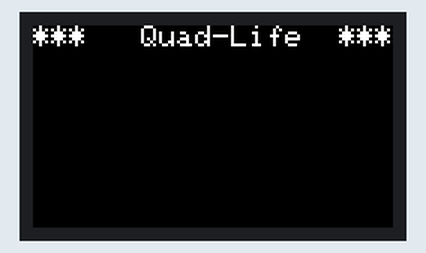
A sketch run on a simulated ESP32. Parts: 240×135 colour display. Random numbers use the default seed unless the sketch sets one.

Above: at 0.2 s.
At 0.7 s:
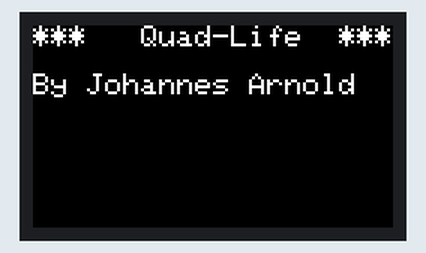
At 1.2 s:
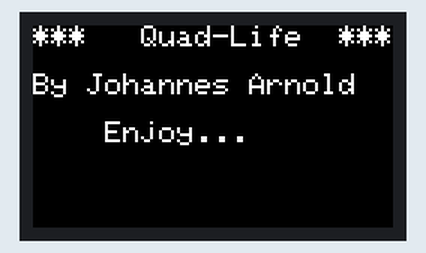
At 2.7 s:
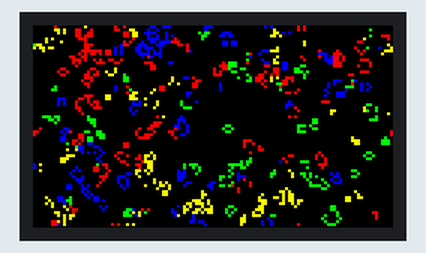
At 21.63 s:
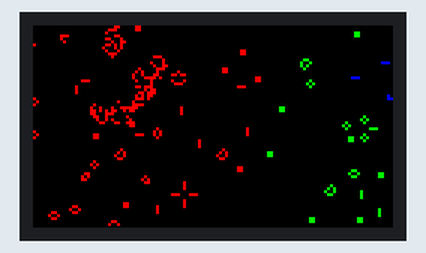
At 39.74 s:
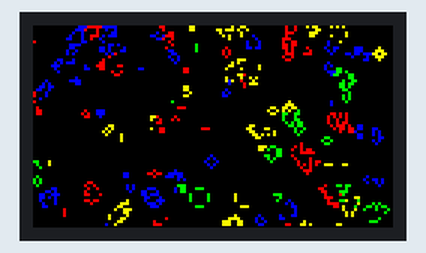

The sketch:

main.ino
```cpp
// Hardware-specific library
#include <Arduino.h>
#include <SPI.h>
#include <TFT_eSPI.h>

// Invoke custom library
TFT_eSPI tft = TFT_eSPI();

// Size of our cells
#define CELLXY 2

// Resolution of our display
#define SCREENX 240
#define SCREENY 135

// Compute the needed size of our grid
#define GRIDX SCREENX / CELLXY
#define GRIDY SCREENY / CELLXY

// Target: 60 FPS
#define GEN_DELAY (1000 / 60)

// Maximum number of generations before resetting
#define NUMGEN 2048

// Set up our types of cell
typedef enum { DEAD, RED, GREEN, BLUE, YELLOW } cell;

// Keep track of the generations
uint16_t genCount = 0;

// Current grid
cell grid[GRIDX][GRIDY];

// The new grid for the next generation
cell newgrid[GRIDX][GRIDY];

void setup() {
  // Set up the display
  tft.init();
  tft.setRotation(3);
  tft.fillScreen(TFT_BLACK);
  tft.setTextSize(2);
  tft.setTextColor(TFT_WHITE);
  tft.setCursor(0, 0);
  tft.println(F("***   Quad-Life  ***\n"));
  delay(500);
  tft.println(F("By Johannes Arnold\n"));
  delay(500);
  tft.println(F("    Enjoy..."));
  delay(1000);
}

void loop() {
  tft.fillScreen(TFT_BLACK);

  initGrid();
  drawGrid();
  delay(GEN_DELAY);

  for (uint16_t gen = 0; gen < NUMGEN; gen++) {
    computeCA();
    drawGrid();
    delay(GEN_DELAY);
    // copy the grid
    for (uint16_t x = 0; x < GRIDX; x++) {
      for (uint16_t y = 0; y < GRIDY; y++) {
        grid[x][y] = newgrid[x][y];
      }
    }
  }
}

// Draws only changes in grid on display
void drawGrid(void) {
  uint16_t color = TFT_BLACK;
  for (uint16_t x = 0; x < GRIDX; x++) {
    for (uint16_t y = 0; y < GRIDY; y++) {
      if (grid[x][y] != newgrid[x][y]) {
        switch (newgrid[x][y]) {
        case DEAD:
          color = TFT_BLACK;
          break;
        case RED:
          color = TFT_RED;
          break;
        case GREEN:
          color = TFT_GREEN;
          break;
        case BLUE:
          color = TFT_BLUE;
          break;
        case YELLOW:
          color = TFT_YELLOW;
          break;
        }
        tft.fillRect(CELLXY * x, CELLXY * y, CELLXY, CELLXY, color);
      }
    }
  }
}

// Initialise Grid
void initGrid(void) {
  for (uint16_t x = 0; x < GRIDX; x++) {
    for (uint16_t y = 0; y < GRIDY; y++) {
      // empty new grid
      newgrid[x][y] = DEAD;
      // 1-in-3 chance to turn a spot on
      if (random(3) == 1)
        grid[x][y] = cell(random(1, 5));
      else
        grid[x][y] = DEAD;
    }
  }
}

// Compute the CA. Basically everything related to CA starts here
void computeCA() {
  for (uint16_t x = 0; x < GRIDX; x++) {
    for (uint16_t y = 0; y < GRIDY; y++) {
      int neighbors = getNumberOfNeighbors(x, y);
      if (grid[x][y] != DEAD && (neighbors == 2 || neighbors == 3)) {
        // Rule 2: Any live cell with two or three live neighbours lives on to
        // the next generation.
        newgrid[x][y] = computeAvg(x, y);
      } else if (grid[x][y] != DEAD) {
        // Rule 1: Any live cell with fewer than two live neighbours dies, as if
        // by underpopulation. Rule 3: Any live cell with more than three live
        // neighbours dies, as if by overpopulation.
        newgrid[x][y] = DEAD;
      }
      if (grid[x][y] == DEAD && (neighbors == 3)) {
        // Rule 4: Any dead cell with exactly three live neighbours becomes a
        // live cell, as if by reproduction.
        newgrid[x][y] = computeAvg(x, y);
      } else if (grid[x][y] == DEAD)
        newgrid[x][y] = DEAD;
    }
  }
}

// Check the Moore neighborhood
int getNumberOfNeighbors(int x, int y) {
  return existsAt(x - 1, y) + existsAt(x - 1, y - 1) + existsAt(x, y - 1) +
         existsAt(x + 1, y - 1) + existsAt(x + 1, y) + existsAt(x + 1, y + 1) +
         existsAt(x, y + 1) + existsAt(x - 1, y + 1);
}

int existsAt(int x, int y) {
  /* Typically, we would wrap the grid using modulos, however in this case,
   * cells wrap automatically. */
  // int r = (x + GRIDX) % GRIDX;
  // int c = (y + GRIDY) % GRIDY;

  return (grid[x][y] != DEAD);
}

// Compute the color of a newly born cell
cell computeAvg(int x, int y) {
  /* Count, and if we know one has the majority, return immediately. Otherwise
   * keep the result and move on */
  int reds = countCells(x, y, RED);
  if (reds > 1)
    return RED;
  int greens = countCells(x, y, GREEN);
  if (greens > 1)
    return GREEN;
  int blues = countCells(x, y, BLUE);
  if (blues > 1)
    return BLUE;
  int yellows = countCells(x, y, YELLOW);
  if (yellows > 1)
    return YELLOW;

  // If all 3 parents are different, spawn the fourth color
  if (greens && blues && yellows)
    return RED;
  if (blues && yellows && reds)
    return GREEN;
  if (greens && reds && yellows)
    return BLUE;
  if (reds && greens && blues)
    return YELLOW;

  // Otherwise, we need to return something.
  return DEAD;
}

// Helper function to count the cells of a given type
uint8_t countCells(int x, int y, cell type) {
  return (grid[x - 1][y] == type) + (grid[x - 1][y - 1] == type) +
         (grid[x][y - 1] == type) + (grid[x + 1][y - 1] == type) +
         (grid[x + 1][y] == type) + (grid[x + 1][y + 1] == type) +
         (grid[x][y + 1] == type) + (grid[x - 1][y + 1] == type);
}
```

Measured:
- what the display in image 1 shows lasts 0.5 s, from 0.7 s to 1.2 s
- what the display in image 2 shows lasts 1.0 s, from 1.2 s to 2.2 s
